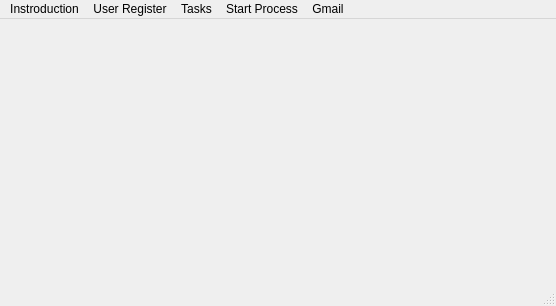
<?xml version="1.0" encoding="UTF-8"?>
<ui version="4.0">
 <class>MainWindow</class>
 <widget class="QMainWindow" name="MainWindow">
  <property name="geometry">
   <rect>
    <x>0</x>
    <y>0</y>
    <width>556</width>
    <height>306</height>
   </rect>
  </property>
  <property name="windowTitle">
   <string>MainWindow</string>
  </property>
  <widget class="QWidget" name="centralwidget"/>
  <widget class="QMenuBar" name="menubar">
   <property name="geometry">
    <rect>
     <x>0</x>
     <y>0</y>
     <width>556</width>
     <height>21</height>
    </rect>
   </property>
   <widget class="QMenu" name="menuInstroduction">
    <property name="title">
     <string>Instroduction</string>
    </property>
   </widget>
   <widget class="QMenu" name="menuUser_Register">
    <property name="title">
     <string>User Register</string>
    </property>
   </widget>
   <widget class="QMenu" name="menuTasks">
    <property name="title">
     <string>Tasks</string>
    </property>
   </widget>
   <widget class="QMenu" name="menuStart_Process">
    <property name="title">
     <string>Start Process</string>
    </property>
   </widget>
   <widget class="QMenu" name="menuGmail">
    <property name="title">
     <string>Gmail</string>
    </property>
    <addaction name="actionSend_Mail"/>
    <addaction name="actionRead_Mail"/>
   </widget>
   <addaction name="menuInstroduction"/>
   <addaction name="menuUser_Register"/>
   <addaction name="menuTasks"/>
   <addaction name="menuStart_Process"/>
   <addaction name="menuGmail"/>
  </widget>
  <widget class="QStatusBar" name="statusbar"/>
  <action name="actionSend_Mail">
   <property name="text">
    <string>Send Mail</string>
   </property>
  </action>
  <action name="actionRead_Mail">
   <property name="text">
    <string>Read Mail</string>
   </property>
  </action>
 </widget>
 <resources/>
 <connections/>
</ui>
